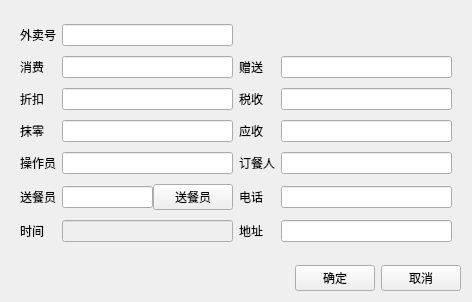
<?xml version="1.0" encoding="UTF-8"?>
<ui version="4.0">
 <class>takeout_cook</class>
 <widget class="QDialog" name="takeout_cook">
  <property name="geometry">
   <rect>
    <x>0</x>
    <y>0</y>
    <width>472</width>
    <height>302</height>
   </rect>
  </property>
  <property name="windowTitle">
   <string>Dialog</string>
  </property>
  <property name="styleSheet">
   <string notr="true">QDoubleSpinBox::up-button {
width:0px;
} 
QDoubleSpinBox::down-button {
width:0px;
}</string>
  </property>
  <layout class="QVBoxLayout" name="verticalLayout">
   <item>
    <widget class="QFrame" name="frame">
     <property name="styleSheet">
      <string notr="true"/>
     </property>
     <property name="outer_stylesheet" stdset="0">
      <string>frame_detail_show</string>
     </property>
     <layout class="QGridLayout" name="gridLayout" columnstretch="0,1,0,1">
      <item row="5" column="1">
       <widget class="QFrame" name="frame_2">
        <layout class="QHBoxLayout" name="horizontalLayout" stretch="1,0">
         <property name="spacing">
          <number>0</number>
         </property>
         <property name="leftMargin">
          <number>0</number>
         </property>
         <property name="topMargin">
          <number>0</number>
         </property>
         <property name="rightMargin">
          <number>0</number>
         </property>
         <property name="bottomMargin">
          <number>0</number>
         </property>
         <item>
          <widget class="QLineEdit" name="lineEdit_sendman"/>
         </item>
         <item>
          <widget class="QPushButton" name="pushButton_sendman">
           <property name="focusPolicy">
            <enum>Qt::NoFocus</enum>
           </property>
           <property name="text">
            <string>送餐员</string>
           </property>
          </widget>
         </item>
        </layout>
       </widget>
      </item>
      <item row="0" column="2">
       <widget class="QLabel" name="label_desc">
        <property name="text">
         <string/>
        </property>
       </widget>
      </item>
      <item row="0" column="0">
       <widget class="QLabel" name="label_2">
        <property name="text">
         <string>外卖号</string>
        </property>
       </widget>
      </item>
      <item row="4" column="3">
       <widget class="QLineEdit" name="lineEdit_orderman"/>
      </item>
      <item row="3" column="0">
       <widget class="QLabel" name="label_7">
        <property name="text">
         <string>抹零</string>
        </property>
       </widget>
      </item>
      <item row="5" column="0">
       <widget class="QLabel" name="label_sendman">
        <property name="text">
         <string>送餐员</string>
        </property>
       </widget>
      </item>
      <item row="6" column="0">
       <widget class="QLabel" name="label_14">
        <property name="text">
         <string>时间</string>
        </property>
       </widget>
      </item>
      <item row="0" column="3">
       <widget class="QLabel" name="label_sn">
        <property name="styleSheet">
         <string notr="true">color:#ff546b;</string>
        </property>
        <property name="text">
         <string/>
        </property>
       </widget>
      </item>
      <item row="5" column="2">
       <widget class="QLabel" name="label_tel">
        <property name="text">
         <string>电话</string>
        </property>
       </widget>
      </item>
      <item row="4" column="2">
       <widget class="QLabel" name="label_orderman">
        <property name="text">
         <string>订餐人</string>
        </property>
       </widget>
      </item>
      <item row="2" column="2">
       <widget class="QLabel" name="label_5">
        <property name="text">
         <string>税收</string>
        </property>
       </widget>
      </item>
      <item row="6" column="1">
       <widget class="QLineEdit" name="lineEdit_sendtime">
        <property name="enabled">
         <bool>false</bool>
        </property>
       </widget>
      </item>
      <item row="6" column="2">
       <widget class="QLabel" name="label_sendaddress">
        <property name="text">
         <string>地址</string>
        </property>
       </widget>
      </item>
      <item row="3" column="2">
       <widget class="QLabel" name="label_8">
        <property name="text">
         <string>应收</string>
        </property>
       </widget>
      </item>
      <item row="1" column="2">
       <widget class="QLabel" name="label_6">
        <property name="text">
         <string>赠送</string>
        </property>
       </widget>
      </item>
      <item row="6" column="3">
       <widget class="QLineEdit" name="lineEdit_sendaddress"/>
      </item>
      <item row="5" column="3">
       <widget class="QLineEdit" name="lineEdit_tel"/>
      </item>
      <item row="4" column="1">
       <widget class="QLineEdit" name="lineEdit_operid"/>
      </item>
      <item row="1" column="0">
       <widget class="QLabel" name="label_3">
        <property name="text">
         <string>消费</string>
        </property>
       </widget>
      </item>
      <item row="4" column="0">
       <widget class="QLabel" name="label_13">
        <property name="sizePolicy">
         <sizepolicy hsizetype="Fixed" vsizetype="Fixed">
          <horstretch>0</horstretch>
          <verstretch>0</verstretch>
         </sizepolicy>
        </property>
        <property name="text">
         <string>操作员</string>
        </property>
       </widget>
      </item>
      <item row="2" column="0">
       <widget class="QLabel" name="label_4">
        <property name="text">
         <string>折扣</string>
        </property>
       </widget>
      </item>
      <item row="0" column="1">
       <widget class="QLineEdit" name="lineEdit"/>
      </item>
      <item row="1" column="1">
       <widget class="lds_doublespinbox_lineedit" name="lineEdit_consum"/>
      </item>
      <item row="2" column="1">
       <widget class="lds_doublespinbox_lineedit" name="lineEdit_discount"/>
      </item>
      <item row="3" column="1">
       <widget class="lds_doublespinbox_lineedit" name="lineEdit_blotout"/>
      </item>
      <item row="3" column="3">
       <widget class="lds_doublespinbox_lineedit" name="lineEdit_realreceive"/>
      </item>
      <item row="2" column="3">
       <widget class="lds_doublespinbox_lineedit" name="lineEdit_int_rate"/>
      </item>
      <item row="1" column="3">
       <widget class="lds_doublespinbox_lineedit" name="lineEdit_present"/>
      </item>
     </layout>
    </widget>
   </item>
   <item>
    <layout class="QHBoxLayout" name="horizontalLayout_2">
     <item>
      <spacer name="horizontalSpacer">
       <property name="orientation">
        <enum>Qt::Horizontal</enum>
       </property>
       <property name="sizeHint" stdset="0">
        <size>
         <width>40</width>
         <height>20</height>
        </size>
       </property>
      </spacer>
     </item>
     <item>
      <widget class="lds_toolbar_button" name="pushButton_ok">
       <property name="sizePolicy">
        <sizepolicy hsizetype="Fixed" vsizetype="Fixed">
         <horstretch>0</horstretch>
         <verstretch>0</verstretch>
        </sizepolicy>
       </property>
       <property name="focusPolicy">
        <enum>Qt::NoFocus</enum>
       </property>
       <property name="text">
        <string>确定</string>
       </property>
       <property name="outer_stylesheet" stdset="0">
        <string>pushbutton</string>
       </property>
      </widget>
     </item>
     <item>
      <widget class="lds_toolbar_button" name="pushButton_cancel">
       <property name="sizePolicy">
        <sizepolicy hsizetype="Fixed" vsizetype="Fixed">
         <horstretch>0</horstretch>
         <verstretch>0</verstretch>
        </sizepolicy>
       </property>
       <property name="focusPolicy">
        <enum>Qt::NoFocus</enum>
       </property>
       <property name="text">
        <string>取消</string>
       </property>
       <property name="outer_stylesheet" stdset="0">
        <string>pushbutton</string>
       </property>
      </widget>
     </item>
    </layout>
   </item>
  </layout>
 </widget>
 <customwidgets>
  <customwidget>
   <class>lds_toolbar_button</class>
   <extends>QPushButton</extends>
   <header>lds_toolbar_button.h</header>
  </customwidget>
  <customwidget>
   <class>lds_doublespinbox_lineedit</class>
   <extends>QLineEdit</extends>
   <header>lds_doublespinbox_lineedit.h</header>
  </customwidget>
 </customwidgets>
 <resources/>
 <connections/>
</ui>
